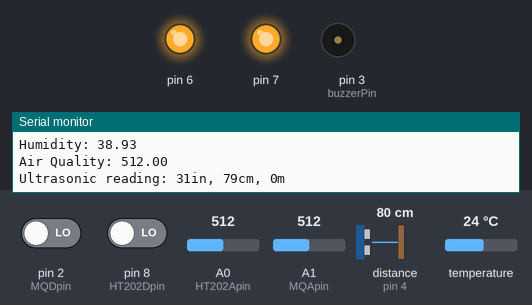
A sketch run on a simulated Arduino Uno, built with avr-gcc and run on an emulated ATmega328P. Shown: output pins drawn as LEDs (lit = HIGH), buzzer (waves = sounding, pin HIGH), the last lines printed to the serial monitor. Wiring (inferred from the names in the program): ultrasonic range finder: trigger pin 5; echo pin 4. Dashed ring = blinking. The test bench sets the inputs (shaded band); at power-on: A1 (MQApin) = 512, distance to the obstacle (sensor on pin 4) 80 cm, temperature 24 °C, pin 2 (MQDpin) LOW, pin 8 (HT202Dpin) LOW, A0 (HT202Apin) = 512. The echo pulse lasts 58.3 µs per cm; pins used as bus, display or sensor lines are not drawn.

Above: at 3.9 s.
4.0 s: A1 (MQApin) set to 306
At 11.8 s:
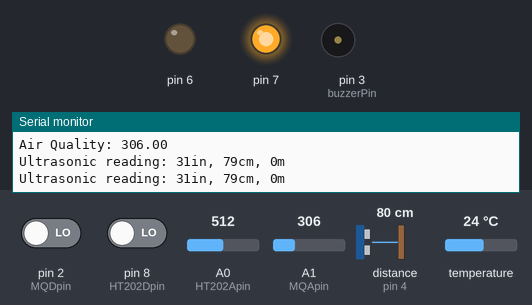
13.7 s: distance to the obstacle (sensor on pin 4) set to 13 cm
17.2 s: distance to the obstacle (sensor on pin 4) set to 10 cm
At 20.3 s:
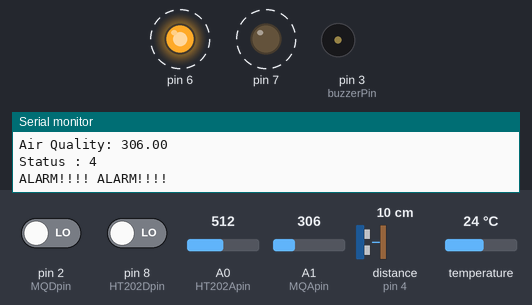
22.7 s: distance to the obstacle (sensor on pin 4) set to 18 cm
At 25.6 s:
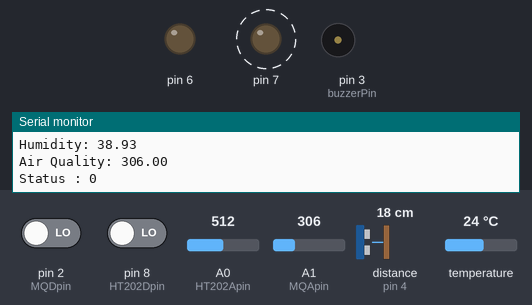
28.4 s: temperature set to 34.2 °C
31.9 s: temperature set to 35.6 °C
At 33.9 s:
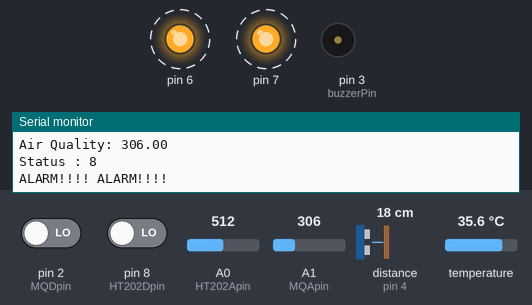
Timing chart, 0 to 37.8 s (numbered marks = the images above; inputs shaded):
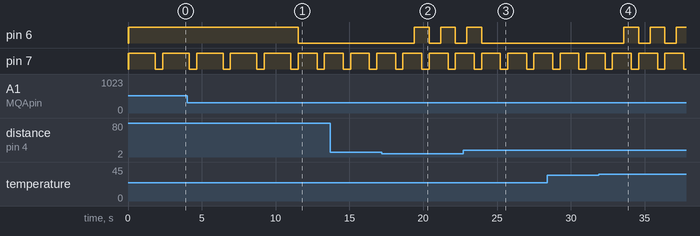

The sketch:

sensor33.ino
```cpp
// include libraries
#include <OneWire.h>
#include <DallasTemperature.h>

// setup components
int setAlarm = 0, systat;
int alarmCounter = 5; // cycles to delay checking
float uhDistance,temperature,humidity,airquality;

// thresholds
long uhThreshold = 10; // in centimeters; distance to trigger alarm
long mqThreshold = 400; // air quality
long humidThreshold = 950; // humidity
long tempThreshold = 35; //temperature

// pin registry
#define buzzerPin 3
#define greenLED 7
#define redLED 6
#define usTrigPin 5
#define usEchoPin 4
#define MQApin A1
#define MQDpin 2
#define HT202Apin A0
#define HT202Dpin 8

// KY-001 temperature sensor
#define KY001pin 9

OneWire oneWireKY001(KY001pin);
DallasTemperature KY001(&oneWireKY001);

// component registry
#include "./modules/buzzer2.h"
#include "./modules/led.h"
#include "./modules/ultrasonic.h"
#include "./modules/singleDigitalPin.h"
#include "./modules/KY-001-temperature.h"
#include "./modules/hr202.h"

// alarm Protocol
void initAlarm(){
	initLED(redLED);
	initBuzzer(buzzerPin);
}
void doAlarm(){
	Serial.print("Status : ");
	Serial.println(setAlarm);
	if(setAlarm > 0){
		Serial.println("ALARM!!!! ALARM!!!!");
		doLED(redLED,HIGH);
		//doBuzzerOn(buzzerPin);
	}
}

// modules
void initModules(){
	initLED(greenLED);
	initUltraSonic(usTrigPin,usEchoPin);
	initKY001();

	pinMode(HT202Apin, INPUT);
	pinMode(HT202Dpin, INPUT);

	pinMode(MQApin, INPUT);
	pinMode(MQDpin, INPUT);
}
void calibrateModules(){

	temperature = checkKY001();

	humidity = getHumidity(HT202Apin,temperature);
	Serial.print("Humidity: ");
    Serial.println(humidity);

	airquality = analogRead(MQApin);
	Serial.print("Air Quality: ");
    Serial.println(airquality);

	uhDistance = checkUltraSonic(usTrigPin,usEchoPin);
}
void checkModules(){
	uhDistance = checkUltraSonic(usTrigPin,usEchoPin);
	if(uhDistance <= uhThreshold){
		setAlarm = 4;
	}
	else{
		setAlarm = 0;
	}

	//if(setAlarm == 0)
	{
		temperature = checkKY001();
		if(temperature >= tempThreshold){
			setAlarm = 8;
		}
	}
	if(setAlarm == 0 && temperature > 10)
	{
		humidity = getHumidity(HT202Apin,temperature);
		systat = digitalRead(HT202Dpin);
		Serial.print("Humidity: ");
		Serial.println(humidity);
		if(humidity >= humidThreshold){
			setAlarm = 14;
		}
	}
	//if(setAlarm == 0)
	{
		airquality = analogRead(MQApin);
		systat = digitalRead(MQDpin);
		Serial.print("Air Quality: ");
		Serial.println(airquality);
		if(airquality >= mqThreshold){
			setAlarm = 2;
		}
	}

}

// main functions
void setup(){
  Serial.begin(9600);
	initAlarm();
	initModules();
}
void loop(){
	doLED(greenLED,HIGH);
	if(alarmCounter > 0){
		doLED(redLED,HIGH);
		Serial.print("calibrating ");
		Serial.println(alarmCounter);
		calibrateModules();
		alarmCounter--; // give time for system to warm up if needed
		delay(1000);
	}else{
		doLED(redLED,LOW);
		//Serial.println("checking modules");
		checkModules();
		doAlarm();
		delay(500);
	}
	doLED(greenLED,LOW);
    delay(500);
}
```

KY-001-temperature.h
```cpp
/** must include
#include <OneWire.h>
#include <DallasTemperature.h>
**/
/**
#include "libraries/OneWire/OneWire.h"
#include "libraries/DallasTemperature/DallasTemperature.h"
**/
DeviceAddress temperatureSensorAddress;

void printDeviceAddress(DeviceAddress deviceAddress){
  for (int i = 0; i < 8; i++)
  {
    Serial.print("0x");
    if (deviceAddress[i] < 0x10) Serial.print("0");
    Serial.print(deviceAddress[i], HEX);
    if (i < 7) Serial.print(", ");
  }
  Serial.println("");
}

void initKY001()
{
  // start serial port
  Serial.begin(9600);
  // Start up the library
  KY001.begin(); // IC Default 9 bit. If you have troubles consider upping it 12. Ups the delay giving the IC more time to process the temperature measurement
  int connectedDevicesNomber = KY001.getDeviceCount();
  Serial.print("Ky001 count ");
  Serial.println(connectedDevicesNomber);

  KY001.getAddress(temperatureSensorAddress, 0);                                // get the address of the first device connected to the bus
  printDeviceAddress(temperatureSensorAddress);

}

float checkKY001()
{
  // call KY001.requestTemperatures() to issue a global temperature
  // request to all devices on the bus
  //KY001.requestTemperatures(); // Send the command to get temperatures

  KY001.requestTemperaturesByAddress(temperatureSensorAddress);                  // command for a device with a specific address to perform a temperature conversion (to read the temperature)
  float tempC = KY001.getTempC(temperatureSensorAddress);

  Serial.print("Temperature : ");
  //float tempC = KY001.getTempCByIndex(0);
  Serial.println(tempC); // Why "byIndex"? You can have more than one IC on the same bus. 0 refers to the first IC on the wire
  return tempC;
}
```

buzzer2.h
```cpp
//////////////////////////////////////////
// buzzer v2
float sinVal;
int toneVal;
void doBuzzerOn(int pin){
	//for(int i=3;i<=11;i+=2){
		for(int hz = 440; hz < 1000; hz++){
			tone(pin, hz, 50);
			delay(5);
		}
		for(int hz = 1000; hz > 440; hz--){
			tone(pin, hz, 50);
			delay(5);
		}
    //}
    noTone(pin);
	delay(500);
}
void doBuzzerOff(int pin){
	noTone(pin);
}

void initBuzzer(int pin){
	pinMode(pin,OUTPUT);
}

void doBuzzerOn(){
}
```

hr202.h
```cpp
int oms0G[] = { 10000, 10000, 6400, 2900, 1400, 700, 370, 190, 105, 62, 38, 23,15, 10, 7 };
int oms5G[] = { 10000, 10000, 4600, 2100, 1000, 500,260, 140, 80, 48, 30, 18,12, 8, 5 };
int oms10G[] = { 10000, 7000, 3200, 1500, 750, 380, 200, 110, 62, 37, 24, 15,10, 7, 5 };
int oms15G[] = { 10000, 5000, 2300, 1100, 540, 280, 150, 84, 50, 30, 19, 12, 8,6, 4 };
int oms20G[] = { 6700, 3400, 1750, 850, 420, 210, 115, 64, 39, 24, 15, 10, 7, 5,3 };
int oms25G[] = { 5000, 2600, 1300, 630, 310, 160, 87, 49, 31, 19, 13, 8, 6, 4, 3 };
int oms30G[] = { 3900, 1900, 970, 460, 235, 125, 69, 39, 25, 16, 10, 7, 5, 3, 2 };
int oms35G[] = { 3000, 1500, 740, 380, 190, 100, 56, 33, 20, 13, 9, 6, 4, 3, 2 };
int humedad[] = { 20, 25, 30, 35, 40, 45, 50, 55, 60, 65, 70, 75, 80, 85, 90 };
float getHumidity(int HUMEDAD,float degreesCelsius) {
   // read the value from the sensor:
   int HIH4030_Value = analogRead(HUMEDAD);
   float trueRH = 0;
   int* arrayOMS;
   if (degreesCelsius >= 35) {
      arrayOMS = oms35G;
   } else if (degreesCelsius >= 30) {
      arrayOMS = oms30G;
   } else if (degreesCelsius >= 25) {
      arrayOMS = oms25G;
   } else if (degreesCelsius >= 20) {
      arrayOMS = oms20G;
   } else if (degreesCelsius >= 15) {
      arrayOMS = oms15G;
   } else if (degreesCelsius >= 10) {
      arrayOMS = oms10G;
   } else if (degreesCelsius >= 5) {
      arrayOMS = oms5G;
   } else if (degreesCelsius >= 0) {
      arrayOMS = oms0G;
   }
   for (int i = 0; i < 15; i++) {
      if (HIH4030_Value > arrayOMS[i]) {
         if (i > 0) { //Aproximamos el resultado (Si no es ni el primero, ni el último)
            //HIH4030_Value //Ohmios actuales
            int ohmsRM = arrayOMS[i - 1];
            int humRM = humedad[i - 1];
            int ohmsRm = arrayOMS[i];
            int humRm = humedad[i];
            int intervaloOHMS = ohmsRM - ohmsRm;
            int valIOMS = HIH4030_Value - ohmsRm;
            float mult = (float) valIOMS * 100;
            float porcOhms = ((float) mult) / intervaloOHMS; //Porcentaje del rango de ohms;
            int intervaloR = humRM - humRm;
            trueRH = ((porcOhms * intervaloR) / 100) + humRm;
         } else {
            int ohmsRM = arrayOMS[i];
            int humRM = humedad[i];
            int ohmsRm = arrayOMS[i + 1];
            int humRm = humedad[i + 1];
            int intervaloOHMS = ohmsRM - ohmsRm;
            int valIOMS = HIH4030_Value - ohmsRm;
            float mult = (float) valIOMS * 100;
            float porcOhms = ((float) mult) / intervaloOHMS; //Porcentaje del rango de ohms;
            int intervaloR = humRM - humRm;
            trueRH = ((porcOhms * intervaloR) / 100) + humRm;
         }
         break;
      }
   }
   return trueRH;
}
```

led.h
```cpp
void doLights(){
/*	if(setAlarm == HIGH){
		digitalWrite(greenLED,LOW);
		digitalWrite(redLED,HIGH);
		delay(50);
		digitalWrite(redLED,LOW);
		delay(150);
		digitalWrite(redLED,HIGH);
		delay(250);
		digitalWrite(redLED,LOW);
		delay(350);
	}
	else{
		digitalWrite(redLED,LOW);
		digitalWrite(greenLED,HIGH);
		delay(500);
		digitalWrite(greenLED,LOW);
		delay(500);
	}*/
}

void doLED(int pin, int signal){
	digitalWrite(pin,signal);
}

void initLED(int Pin){
	pinMode(Pin,OUTPUT);
	doLED(Pin,HIGH);
	delay(10);
	doLED(Pin,LOW);
}
```

singleDigitalPin.h
```cpp
// setup and check a sensor that uses a single digital pin as input

void initDigital(int dPin){
	pinMode(dPin,INPUT);
}

int checkDigital(int dPin){
	return digitalRead(dPin);
}
```

ultrasonic.h
```cpp
// int uhTrigPin = 6;
// int uhEchoPin = 5;
long duration, cm, inches;
// int distanceThreshold = 3; // cm

void initUltraSonic(int uhTrigPin,int uhEchoPin){
	pinMode(uhTrigPin,OUTPUT);
	pinMode(uhEchoPin,INPUT);
}

long checkUltraSonic(int uhTrigPin,int uhEchoPin){
	digitalWrite(uhTrigPin, LOW);
	delayMicroseconds(5);
	digitalWrite(uhTrigPin, HIGH);
	delayMicroseconds(10);
	digitalWrite(uhTrigPin, LOW);

	pinMode(uhEchoPin, INPUT);
	duration = pulseIn(uhEchoPin, HIGH);

	cm = (duration/2) / 29.1;
	inches = (duration/2) / 74;

	Serial.print("Ultrasonic reading: ");
	Serial.print(inches);
	Serial.print("in, ");
	Serial.print(cm);
	Serial.print("cm, ");
	Serial.print(cm/100);
	Serial.print("m");
	Serial.println();

	return cm;
	/*if(cm <= distanceThreshold && cm > 0){
		Serial.println("[[[[[[  ULTRASONIC ]]]]]");
		codeShow(9);
		setAlarm = HIGH;
	}
	duration = 0;
	*/
}
```

Measured:
- the behaviour switches between 12 and 11 cm on distance to the obstacle (sensor on pin 4) (found by bisection; images 1 and 2)
- the behaviour switches between 34.9 and 35 °C on temperature (found by bisection; images 3 and 4)
- after the input at 4.0 s, pin 6: goes on until 11.5 s, then stays LOW
- after the input at 17.2 s, pin 6: alternates HIGH for 1.0 s and LOW for 0.78 s, starting after 2.2 s
- after the input at 22.7 s, pin 6: goes on until 24.0 s, then stays LOW
- after the input at 31.9 s, pin 6: alternates HIGH for 1.0 s and LOW for 0.78 s, starting after 1.7 s
